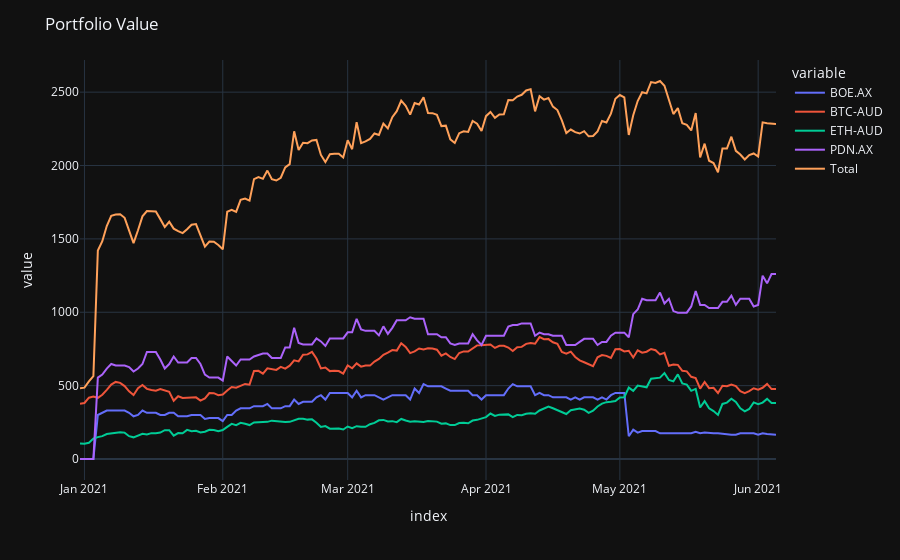

Notebook source saved alongside this figure:
### Code cell
import plotly.express as px

fig = px.line(portfolio)
fig.update_layout(xaxis_rangeslider_visible=False,
                 title='Portfolio Value',
                 template='plotly_dark')
fig.show()

### Figure 1 — Plotly figure (JSON) as saved in the notebook; plotly's stock layout.template omitted (floating-point values rounded to 4 significant figures; data arrays with more than 128 entries replaced by an {"elided": "..."} marker saying what was removed)
{"data": [{"hovertemplate": "variable=BOE.AX<br>index=%{x}<br>value=%{y}<extra></extra>", "legendgroup": "BOE.AX", "line": {"color": "#636efa", "dash": "solid"}, "mode": "lines", "name": "BOE.AX", "orientation": "v", "showlegend": true, "type": "scatter", "x": {"elided": "157 str values"}, "xaxis": "x", "y": {"elided": "157 float values"}, "yaxis": "y"}, {"hovertemplate": "variable=BTC-AUD<br>index=%{x}<br>value=%{y}<extra></extra>", "legendgroup": "BTC-AUD", "line": {"color": "#EF553B", "dash": "solid"}, "mode": "lines", "name": "BTC-AUD", "orientation": "v", "showlegend": true, "type": "scatter", "x": {"elided": "157 str values"}, "xaxis": "x", "y": {"elided": "157 float values"}, "yaxis": "y"}, {"hovertemplate": "variable=ETH-AUD<br>index=%{x}<br>value=%{y}<extra></extra>", "legendgroup": "ETH-AUD", "line": {"color": "#00cc96", "dash": "solid"}, "mode": "lines", "name": "ETH-AUD", "orientation": "v", "showlegend": true, "type": "scatter", "x": {"elided": "157 str values"}, "xaxis": "x", "y": {"elided": "157 float values"}, "yaxis": "y"}, {"hovertemplate": "variable=PDN.AX<br>index=%{x}<br>value=%{y}<extra></extra>", "legendgroup": "PDN.AX", "line": {"color": "#ab63fa", "dash": "solid"}, "mode": "lines", "name": "PDN.AX", "orientation": "v", "showlegend": true, "type": "scatter", "x": {"elided": "157 str values"}, "xaxis": "x", "y": {"elided": "157 float values"}, "yaxis": "y"}, {"hovertemplate": "variable=Total<br>index=%{x}<br>value=%{y}<extra></extra>", "legendgroup": "Total", "line": {"color": "#FFA15A", "dash": "solid"}, "mode": "lines", "name": "Total", "orientation": "v", "showlegend": true, "type": "scatter", "x": {"elided": "157 str values"}, "xaxis": "x", "y": {"elided": "157 float values"}, "yaxis": "y"}], "layout": {"autosize": true, "legend": {"title": {"text": "variable"}, "tracegroupgap": 0}, "margin": {"t": 60}, "title": {"text": "Portfolio Value"}, "xaxis": {"anchor": "y", "autorange": true, "domain": [0, 1], "range": ["2020-12-31", "2021-06-05"], "rangeslider": {"visible": false, "yaxis": {}}, "title": {"text": "index"}, "type": "date"}, "yaxis": {"anchor": "x", "autorange": true, "domain": [0, 1], "range": [-143.1, 2719.0], "title": {"text": "value"}, "type": "linear"}}}
